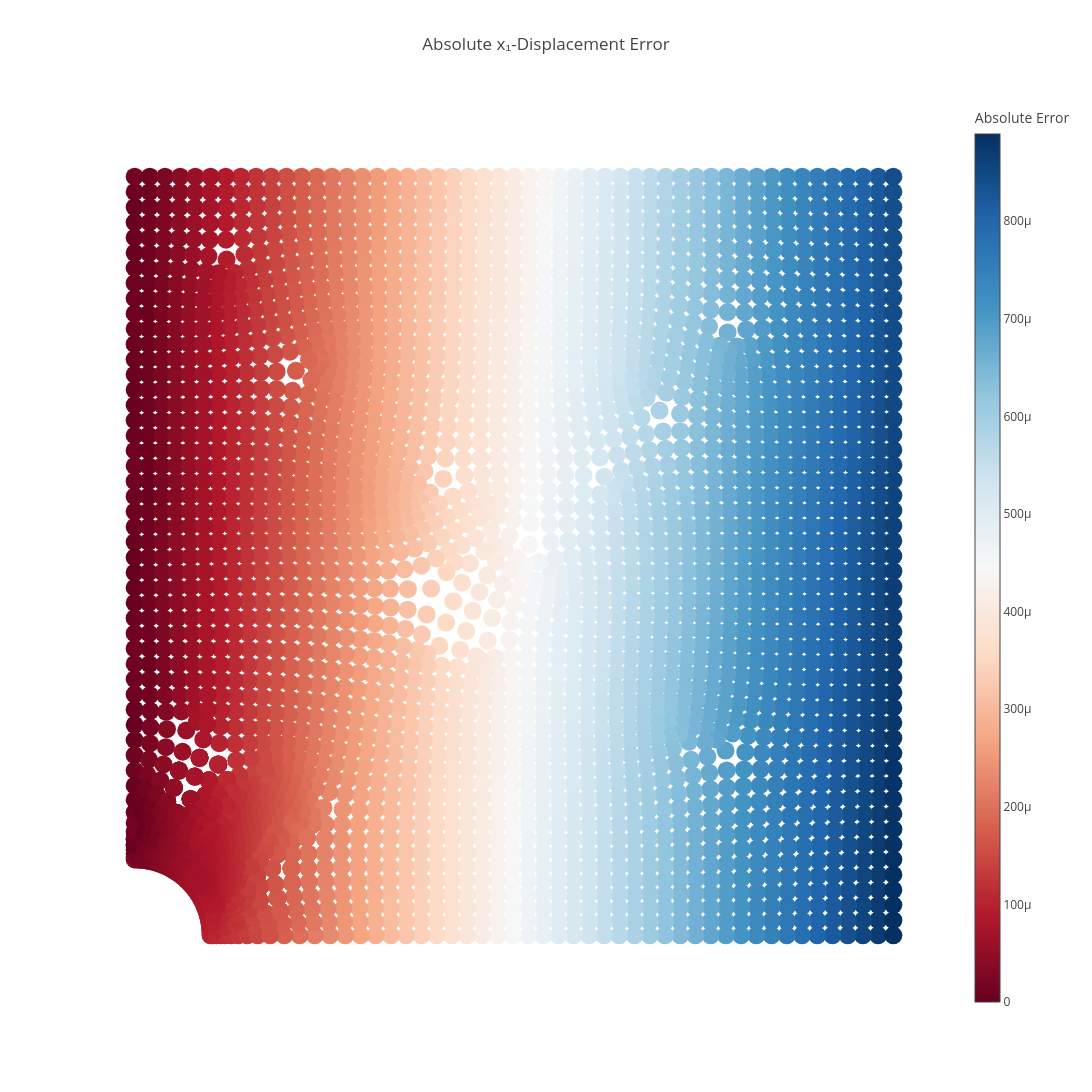
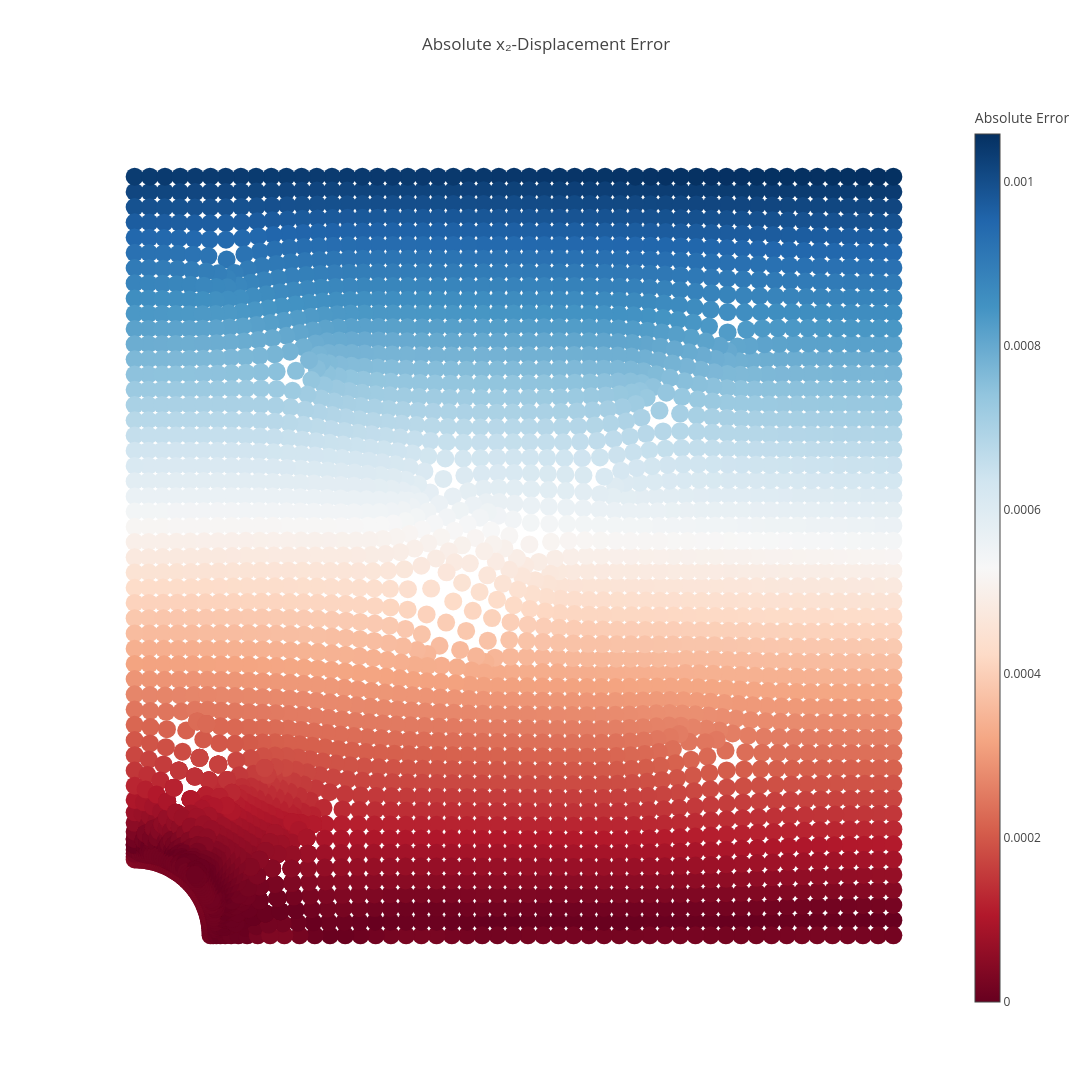
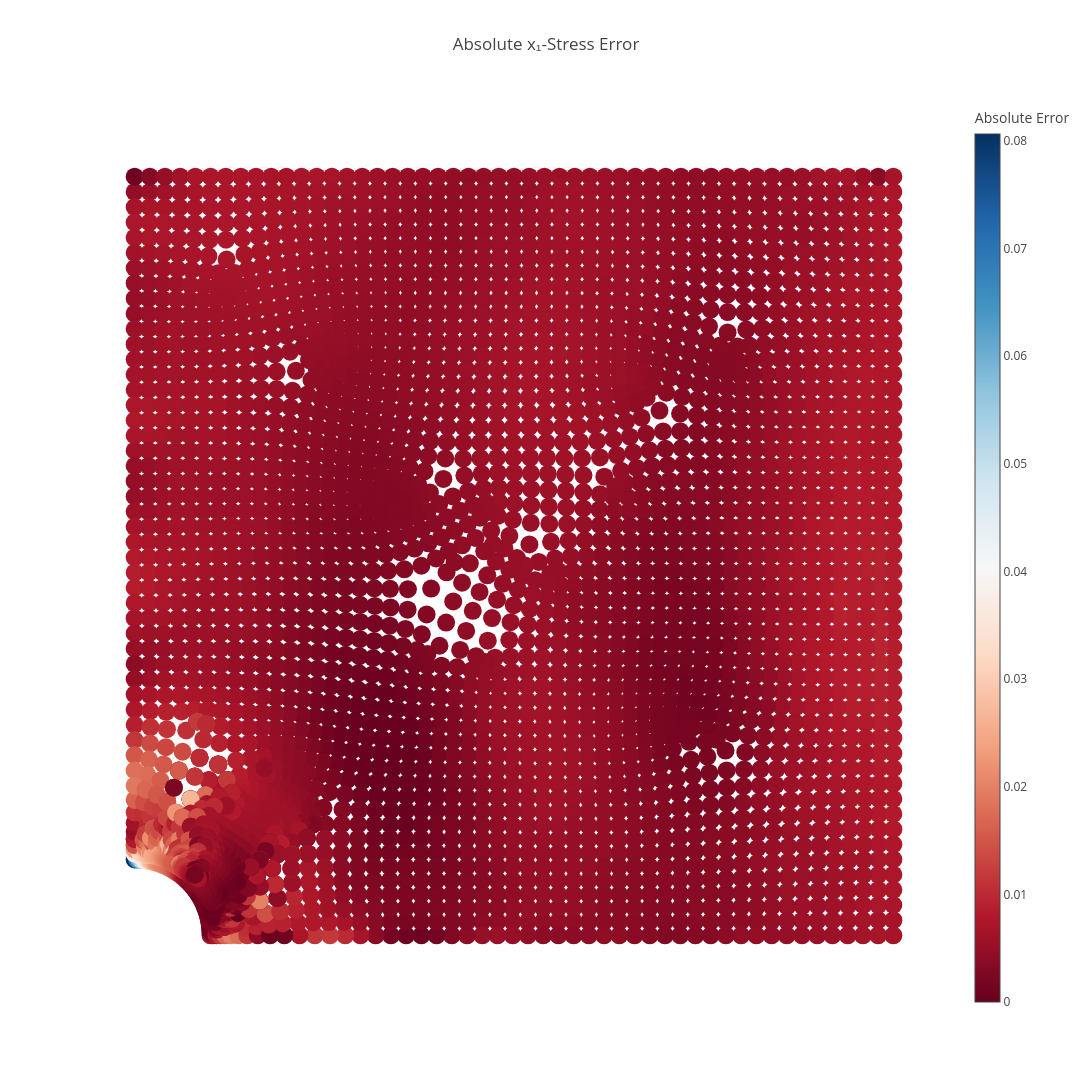

Notebook source saved alongside these figures, in order:
### Code cell
@torch.no_grad()
def make_error_plot(x, y, error, title, cmap=sequential.RdBu, size=18.0):
    fig = go.Figure()

    # Convert boundary tensors to numpy if needed
    top_np = top.cpu().numpy() if isinstance(top, torch.Tensor) else top
    bottom_np = bottom.cpu().numpy() if isinstance(bottom, torch.Tensor) else bottom
    left_np = left.cpu().numpy() if isinstance(left, torch.Tensor) else left
    right_np = right.cpu().numpy() if isinstance(right, torch.Tensor) else right

    # Plot domain boundaries
    m = dict(color="black")
    fig.add_trace(go.Scatter(x=top_np[:, 0], y=top_np[:, 1], mode="lines", marker=m, hoverinfo='none'))
    fig.add_trace(go.Scatter(x=bottom_np[:, 0], y=bottom_np[:, 1], mode="lines", marker=m, hoverinfo='none'))
    fig.add_trace(go.Scatter(x=left_np[:, 0], y=left_np[:, 1], mode="lines", marker=m, hoverinfo='none'))
    fig.add_trace(go.Scatter(x=right_np[:, 0], y=right_np[:, 1], mode="lines", marker=m, hoverinfo='none'))

    # Convert tensors to numpy if needed
    x_np = x.cpu().numpy() if isinstance(x, torch.Tensor) else x
    y_np = y.cpu().numpy() if isinstance(y, torch.Tensor) else y
    error_np = np.abs(error.detach().cpu().numpy()) if isinstance(error, torch.Tensor) else np.abs(error)

    # Create hover text
    hover_text = [
        f"x: {xi:.4f}<br>y: {yi:.4f}<br>Absolute Error: {err:.4f}"
        for xi, yi, err in zip(x_np, y_np, error_np)
    ]

    # Plot settings
    max_val = np.max(error_np)
    fig.add_trace(go.Scatter(
        x=x_np,
        y=y_np,
        mode="markers",
        marker=dict(
            color=error_np,
            colorscale=cmap,
            size=size,
            colorbar=dict(thickness=25, title="Absolute Error"),
            cmin=0,
            cmax=max_val
        ),
        hovertext=hover_text,
        hoverinfo="text"
    ))

    # Figure layout
    fig.update_layout(
        template="none",
        width=1200,
        height=1200,
        title=f"Absolute {title}",
        showlegend=False,
        hovermode='closest',
        yaxis_scaleanchor="x"
    )
    fig.update_xaxes(visible=False)
    fig.update_yaxes(visible=False)
    fig.show()

@torch.no_grad()
def make_normalized_error_plot(x, y, error, title, force_value, cmap=sequential.RdBu, size=18.0):
    fig = go.Figure()

    # Convert boundary tensors to numpy if needed
    top_np = top.cpu().numpy() if isinstance(top, torch.Tensor) else top
    bottom_np = bottom.cpu().numpy() if isinstance(bottom, torch.Tensor) else bottom
    left_np = left.cpu().numpy() if isinstance(left, torch.Tensor) else left
    right_np = right.cpu().numpy() if isinstance(right, torch.Tensor) else right

    # Plot domain boundaries
    m = dict(color="black")
    fig.add_trace(go.Scatter(x=top_np[:, 0], y=top_np[:, 1], mode="lines", marker=m, hoverinfo='none'))
    fig.add_trace(go.Scatter(x=bottom_np[:, 0], y=bottom_np[:, 1], mode="lines", marker=m, hoverinfo='none'))
    fig.add_trace(go.Scatter(x=left_np[:, 0], y=left_np[:, 1], mode="lines", marker=m, hoverinfo='none'))
    fig.add_trace(go.Scatter(x=right_np[:, 0], y=right_np[:, 1], mode="lines", marker=m, hoverinfo='none'))

    # Convert tensors to numpy if needed
    x_np = x.cpu().numpy() if isinstance(x, torch.Tensor) else x
    y_np = y.cpu().numpy() if isinstance(y, torch.Tensor) else y
    error_np = np.abs(error.detach().cpu().numpy()) if isinstance(error, torch.Tensor) else np.abs(error)
    norm_errors = error_np / abs(force_value) if force_value != 0 else error_np

    # Create hover text
    hover_text = [
        f"x: {xi:.4f}<br>y: {yi:.4f}<br>Abs. Norm. Error: {norm:.4f}"
        for xi, yi, norm in zip(x_np, y_np, norm_errors)
    ]

    # Plot settings
    max_val = np.max(norm_errors)
    fig.add_trace(go.Scatter(
        x=x_np,
        y=y_np,
        mode="markers",
        marker=dict(
            color=norm_errors,
            colorscale=cmap,
            size=size,
            colorbar=dict(thickness=25, title="Absolute Error"),
            cmin=0,
            cmax=max_val
        ),
        hovertext=hover_text,
        hoverinfo="text"
    ))

    # Figure layout
    fig.update_layout(
        template="none",
        width=1200,
        height=1200,
        title=f"Absolute {title} (Normalized)",
        showlegend=False,
        hovermode='closest',
        yaxis_scaleanchor="x"
    )
    fig.update_xaxes(visible=False)
    fig.update_yaxes(visible=False)
    fig.show()

# Calculate absolute errors
displacement_error_x = torch.abs(pred_displacements[:, 0] - ref_displacements[:, 0])
displacement_error_y = torch.abs(pred_displacements[:, 1] - ref_displacements[:, 1])

# Calculate normalized absolute displacement errors
disp_error_x_norm = displacement_error_x / abs(N1) if N1 != 0 else displacement_error_x
disp_error_y_norm = displacement_error_y / abs(N2) if N2 != 0 else displacement_error_y

# Reference point coordinates
x = ref_points[:, 0]
y = ref_points[:, 1]

# Compute absolute stress errors
stress_ref_points = torch.vmap(sigma)(ref_points)
stress_error_sx = torch.abs(ref_stresses[:, 0] - stress_ref_points[:, 0, 0])
stress_error_sy = torch.abs(ref_stresses[:, 1] - stress_ref_points[:, 1, 1])
stress_error_sxy = torch.abs(ref_stresses[:, 2] - stress_ref_points[:, 0, 1])

# Compute normalized absolute stress errors
stress_error_sx_norm = stress_error_sx / abs(N1) if N1 != 0 else stress_error_sx
stress_error_sy_norm = stress_error_sy / abs(N2) if N2 != 0 else stress_error_sy
stress_error_sxy_norm = stress_error_sxy / (abs(N1+N2)/2) if (N1+N2) != 0 else stress_error_sxy

# Plot absolute displacement errors
make_error_plot(x, y, displacement_error_x, "x₁-Displacement Error")
make_error_plot(x, y, displacement_error_y, "x₂-Displacement Error")


'''
# Plot normalized absolute displacement errors
make_normalized_error_plot(x, y, displacement_error_x, "X-Displacement Error", N1)
make_normalized_error_plot(x, y, displacement_error_y, "Y-Displacement Error", N2)
'''

# Plot absolute stress errors
make_error_plot(x, y, stress_error_sx, "x₁-Stress Error")
make_error_plot(x, y, stress_error_sy, "x₂-Stress Error")
make_error_plot(x, y, stress_error_sxy, "Shear Stress Error")

'''
# Plot normalized absolute stress errors
make_normalized_error_plot(x, y, stress_error_sx, "X-Stress Error", N1)
make_normalized_error_plot(x, y, stress_error_sy, "Y-Stress Error", N2)
make_normalized_error_plot(x, y, stress_error_sxy, "Shear Stress Error", (N1+N2)/2)
'''
